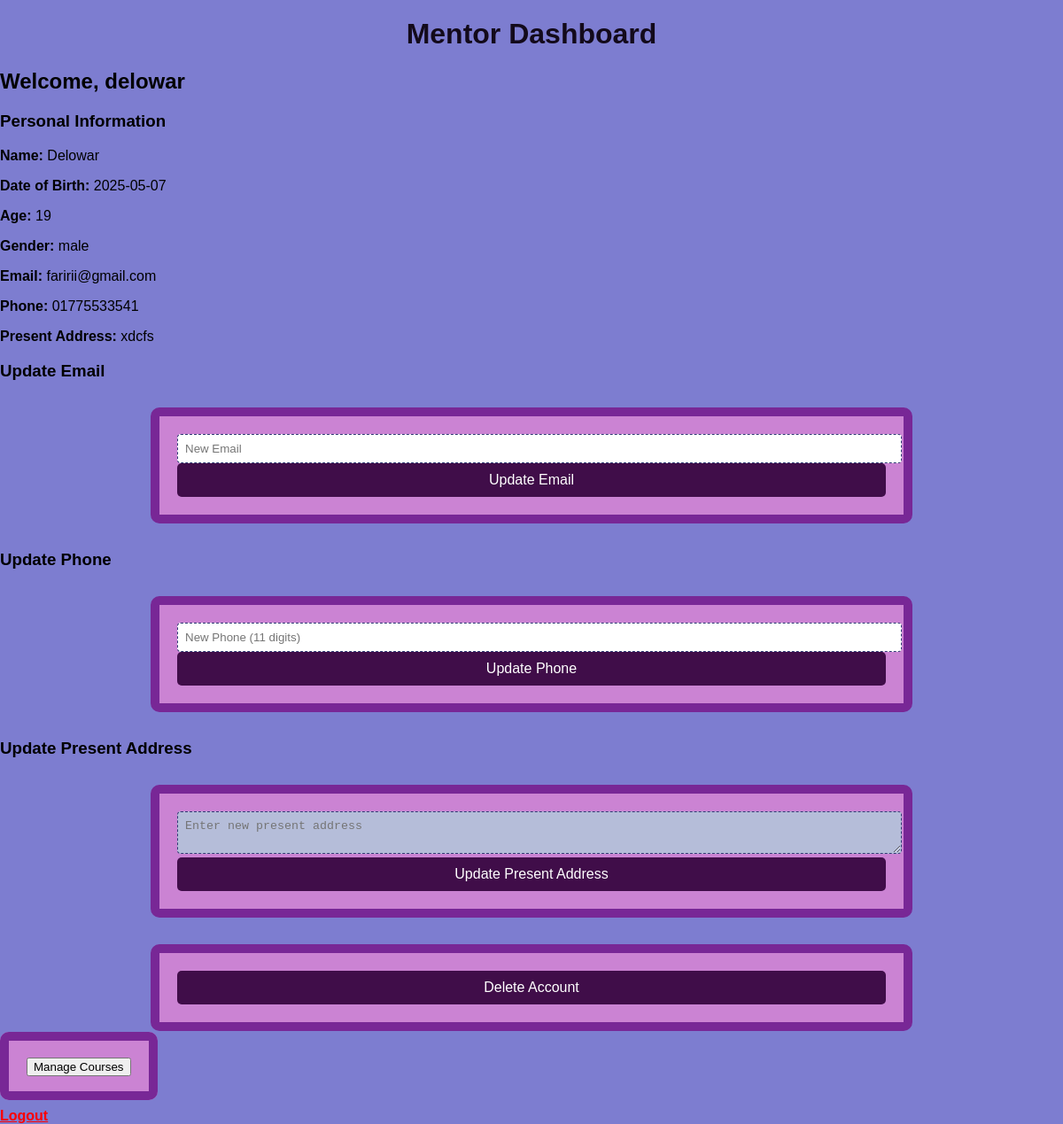
The app's page /view/mentordashboard.php (signed in) with its own data.
### tables this page shows
CREATE TABLE `mentors` (
  `id` int(11) NOT NULL,
  `username` varchar(100) DEFAULT NULL,
  `password` varchar(255) DEFAULT NULL,
  `connected_email` varchar(255) DEFAULT NULL,
  `fname` varchar(100) DEFAULT NULL,
  `lname` varchar(100) DEFAULT NULL,
  `dob` date DEFAULT NULL,
  `age` int(11) DEFAULT NULL,
  `gender` varchar(20) DEFAULT NULL,
  `present_address` text DEFAULT NULL,
  `permanent_address` text DEFAULT NULL,
  `phone` varchar(15) DEFAULT NULL,
  `email` varchar(255) DEFAULT NULL,
  `linkedin` varchar(255) DEFAULT NULL,
  `github` varchar(255) DEFAULT NULL,
  `university_degree` varchar(255) DEFAULT NULL,
  `institute` varchar(255) DEFAULT NULL,
  `degree_year` int(11) DEFAULT NULL,
  `school` varchar(255) DEFAULT NULL,
  `college` varchar(255) DEFAULT NULL,
  `organization` text DEFAULT NULL,
  `designation` varchar(255) DEFAULT NULL,
  `duration` varchar(100) DEFAULT NULL,
  `days` text DEFAULT NULL,
  `time_from` time DEFAULT NULL,
  `time_to` time DEFAULT NULL,
  `offline_teaching` varchar(5) DEFAULT NULL,
  `photo` varchar(255) DEFAULT NULL,
  `cv` varchar(255) DEFAULT NULL
);

### control/mentordashboardaction.php (called while the page is built, shortened)
<?php
require_once '../model/db.php';
$mentor_id = $_SESSION['mentor_id'];
$mentor = get_mentor_by_id($conn, $mentor_id);
?>

### model/db.php (called while the page is built, shortened)
<?php
function get_mentor_by_id($conn, $mentor_id)
 {
    $result = mysqli_query($conn, "SELECT * FROM mentors WHERE id = $mentor_id");
    return mysqli_fetch_assoc($result);
}
?>

### view/mentordashboard.php (the view, shortened to what this page needs)
<?php
include '../model/db.php';
include '../control/mentordashboardaction.php';
if (isset($_SESSION['username'])) {
    $username = $_SESSION['username'];
} else {
    $username = '';
}
?>
<!DOCTYPE html>
<html>
<head>
    <link rel="stylesheet" type="text/css" href="../css/mentor.css">
</head>
<body>
<h1>Mentor Dashboard</h1>
<h2>Welcome, <?php echo $username; ?></h2>
<h3>Personal Information</h3>
<p><strong>Name:</strong> <?php echo $mentor['fname']; ?></p>
<p><strong>Date of Birth:</strong> <?php echo $mentor['dob']; ?></p>
<p><strong>Age:</strong> <?php echo $mentor['age']; ?></p>
<p><strong>Gender:</strong> <?php echo $mentor['gender']; ?></p>
<p><strong>Email:</strong> <?php echo $mentor['email']; ?></p>
<p><strong>Phone:</strong> <?php echo $mentor['phone']; ?></p>
<p><strong>Present Address:</strong> <?php echo $mentor['present_address']; ?></p>
<h3>Update Email</h3>
<form method="post">
    <input type="email" name="new_email" placeholder="New Email" >
    <input type="submit" value="Update Email">
</form>
<h3>Update Phone</h3>
<form method="post">
    <input type="text" name="new_phone" placeholder="New Phone (11 digits)" >
    <input type="submit" value="Update Phone">
</form>
<h3>Update Present Address</h3>
<form method="post">
    <textarea name="new_Paddress" placeholder="Enter new present address" ></textarea>
    <br>
    <input type="submit" value="Update Present Address">
</form>
<form method="post" onsubmit="return confirm('Delete your account?');">
    <input type="submit" value="Delete Account">
</form>
<div style="margin-top:20px;">
    <form action="mentor_courses.php" method="get" style="display:inline;">
        <button type="submit">Manage Courses</button>
    </form>
</div>
<br><br>
<div class="logout">
    <a href="../control/logout.php" style="color:red; font-weight:bold;">Logout</a>
</div>
</body>
</html>

### css/mentor.css (style rules this page uses)
body { font-family: Arial; margin: 0; padding: 0; background-color: rgb(125, 125, 208); z-index: 1; }
h1 { text-align: center; color: rgb(19, 10, 27); margin-top: 20px; }
form { max-width: 800px; margin: 30px auto; padding: 20px; border: 10px solid rgb(120, 39, 150); background-color: rgb(203, 131, 211); border-radius: 10px; position: relative; z-index: 2; }
input[type="text"], input[type="email"], input[type="password"], input[type="number"], input[type="date"], input[type="time"], input[type="tel"], input[type="url"], textarea, select { width: 100%; padding: 8px; border: 1px dashed rgb(48, 59, 116); border-radius: 4px; }
textarea { resize: vertical; background-color: rgb(181, 189, 217); }
input[type="submit"] { display: block; width: 100%; padding: 10px; background-color: rgb(64, 13, 73); color: white; border: none; border-radius: 5px; font-size: 16px; cursor: pointer; }

### records on screen
mentors: fname "Delowar", dob "2025-05-07", age "19", gender "male", email "faririi@gmail.com", phone "01775533541", present_address "xdcfs"

### other values on screen
$username "delowar"
